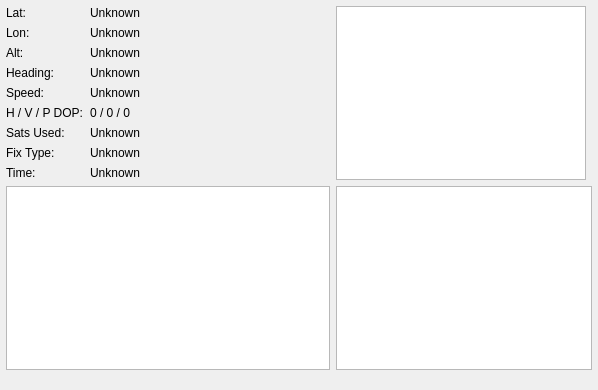
<?xml version="1.0" encoding="UTF-8"?>
<ui version="4.0">
 <class>GpsDisplayWidget</class>
 <widget class="QWidget" name="GpsDisplayWidget">
  <property name="geometry">
   <rect>
    <x>0</x>
    <y>0</y>
    <width>598</width>
    <height>390</height>
   </rect>
  </property>
  <property name="sizePolicy">
   <sizepolicy hsizetype="MinimumExpanding" vsizetype="MinimumExpanding">
    <horstretch>0</horstretch>
    <verstretch>0</verstretch>
   </sizepolicy>
  </property>
  <layout class="QVBoxLayout" name="verticalLayoutTop">
   <property name="spacing">
    <number>0</number>
   </property>
   <property name="leftMargin">
    <number>6</number>
   </property>
   <property name="topMargin">
    <number>6</number>
   </property>
   <property name="rightMargin">
    <number>6</number>
   </property>
   <property name="bottomMargin">
    <number>6</number>
   </property>
   <item>
    <widget class="QSplitter" name="splitter">
     <property name="sizePolicy">
      <sizepolicy hsizetype="Expanding" vsizetype="Expanding">
       <horstretch>0</horstretch>
       <verstretch>0</verstretch>
      </sizepolicy>
     </property>
     <property name="orientation">
      <enum>Qt::Vertical</enum>
     </property>
     <property name="childrenCollapsible">
      <bool>true</bool>
     </property>
     <widget class="QWidget" name="layoutWidget">
      <layout class="QGridLayout" name="gridLayout" rowstretch="1,0" columnstretch="1,0">
       <item row="0" column="0">
        <layout class="QFormLayout" name="formLayout">
         <item row="0" column="0">
          <widget class="QLabel" name="lat_label">
           <property name="text">
            <string>Lat:</string>
           </property>
          </widget>
         </item>
         <item row="0" column="1">
          <widget class="QLabel" name="coord_value">
           <property name="text">
            <string>Unknown</string>
           </property>
          </widget>
         </item>
         <item row="1" column="0">
          <widget class="QLabel" name="label_3">
           <property name="text">
            <string>Lon:</string>
           </property>
          </widget>
         </item>
         <item row="1" column="1">
          <widget class="QLabel" name="coord_value_2">
           <property name="text">
            <string>Unknown</string>
           </property>
          </widget>
         </item>
         <item row="2" column="0">
          <widget class="QLabel" name="label_4">
           <property name="text">
            <string>Alt:</string>
           </property>
          </widget>
         </item>
         <item row="2" column="1">
          <widget class="QLabel" name="coord_value_3">
           <property name="text">
            <string>Unknown</string>
           </property>
          </widget>
         </item>
         <item row="3" column="0">
          <widget class="QLabel" name="bear_label">
           <property name="text">
            <string>Heading:</string>
           </property>
          </widget>
         </item>
         <item row="3" column="1">
          <widget class="QLabel" name="bear_value">
           <property name="text">
            <string>Unknown</string>
           </property>
          </widget>
         </item>
         <item row="4" column="0">
          <widget class="QLabel" name="speed_label">
           <property name="text">
            <string>Speed:</string>
           </property>
          </widget>
         </item>
         <item row="4" column="1">
          <widget class="QLabel" name="speed_value">
           <property name="text">
            <string>Unknown</string>
           </property>
           <property name="scaledContents">
            <bool>true</bool>
           </property>
          </widget>
         </item>
         <item row="5" column="0">
          <widget class="QLabel" name="label">
           <property name="text">
            <string>H / V / P DOP:</string>
           </property>
          </widget>
         </item>
         <item row="5" column="1">
          <widget class="QLabel" name="dop_value">
           <property name="text">
            <string>0 / 0 / 0</string>
           </property>
          </widget>
         </item>
         <item row="6" column="0">
          <widget class="QLabel" name="status_label">
           <property name="text">
            <string>Sats Used:</string>
           </property>
          </widget>
         </item>
         <item row="6" column="1">
          <widget class="QLabel" name="status_value">
           <property name="text">
            <string>Unknown</string>
           </property>
          </widget>
         </item>
         <item row="7" column="0">
          <widget class="QLabel" name="fix_label">
           <property name="text">
            <string>Fix Type:</string>
           </property>
          </widget>
         </item>
         <item row="7" column="1">
          <widget class="QLabel" name="fix_value">
           <property name="text">
            <string>Unknown</string>
           </property>
          </widget>
         </item>
         <item row="8" column="0">
          <widget class="QLabel" name="label_2">
           <property name="text">
            <string>Time:</string>
           </property>
          </widget>
         </item>
         <item row="8" column="1">
          <widget class="QLabel" name="time_value">
           <property name="text">
            <string>Unknown</string>
           </property>
          </widget>
         </item>
        </layout>
       </item>
       <item row="1" column="0">
        <layout class="QHBoxLayout" name="horizontalLayout2" stretch="0">
         <property name="spacing">
          <number>0</number>
         </property>
         <item>
          <widget class="QGraphicsView" name="flatEarth">
           <property name="sizePolicy">
            <sizepolicy hsizetype="Fixed" vsizetype="Fixed">
             <horstretch>0</horstretch>
             <verstretch>0</verstretch>
            </sizepolicy>
           </property>
           <property name="minimumSize">
            <size>
             <width>191</width>
             <height>95</height>
            </size>
           </property>
           <property name="maximumSize">
            <size>
             <width>400</width>
             <height>300</height>
            </size>
           </property>
           <property name="acceptDrops">
            <bool>false</bool>
           </property>
           <property name="toolTip">
            <string extracomment="Location of GCS on the Earth"/>
           </property>
           <property name="verticalScrollBarPolicy">
            <enum>Qt::ScrollBarAlwaysOff</enum>
           </property>
           <property name="horizontalScrollBarPolicy">
            <enum>Qt::ScrollBarAlwaysOff</enum>
           </property>
           <property name="optimizationFlags">
            <set>QGraphicsView::DontAdjustForAntialiasing</set>
           </property>
          </widget>
         </item>
        </layout>
       </item>
       <item row="0" column="1">
        <layout class="QVBoxLayout" name="verticalLayout_3" stretch="0">
         <property name="spacing">
          <number>0</number>
         </property>
         <item>
          <widget class="GpsConstellationWidget" name="gpsSky">
           <property name="maximumSize">
            <size>
             <width>250</width>
             <height>250</height>
            </size>
           </property>
           <property name="verticalScrollBarPolicy">
            <enum>Qt::ScrollBarAlwaysOff</enum>
           </property>
           <property name="horizontalScrollBarPolicy">
            <enum>Qt::ScrollBarAlwaysOff</enum>
           </property>
          </widget>
         </item>
        </layout>
       </item>
       <item row="1" column="1">
        <widget class="GpsSnrWidget" name="gpsSnrWidget">
         <property name="maximumSize">
          <size>
           <width>400</width>
           <height>300</height>
          </size>
         </property>
         <property name="toolTip">
          <string>Displays the SNR for each detected sat.
Satellite number (PRN) is displayed inside the green bar.
Sat SNR is displayed above (in dBHz)</string>
         </property>
         <property name="verticalScrollBarPolicy">
          <enum>Qt::ScrollBarAlwaysOff</enum>
         </property>
         <property name="horizontalScrollBarPolicy">
          <enum>Qt::ScrollBarAlwaysOff</enum>
         </property>
        </widget>
       </item>
      </layout>
     </widget>
    </widget>
   </item>
   <item>
    <spacer name="verticalSpacer_9">
     <property name="orientation">
      <enum>Qt::Vertical</enum>
     </property>
     <property name="sizeHint" stdset="0">
      <size>
       <width>20</width>
       <height>40</height>
      </size>
     </property>
    </spacer>
   </item>
  </layout>
 </widget>
 <customwidgets>
  <customwidget>
   <class>GpsConstellationWidget</class>
   <extends>QGraphicsView</extends>
   <header>gpsconstellationwidget.h</header>
  </customwidget>
  <customwidget>
   <class>GpsSnrWidget</class>
   <extends>QGraphicsView</extends>
   <header>gpssnrwidget.h</header>
  </customwidget>
 </customwidgets>
 <resources/>
 <connections/>
</ui>
